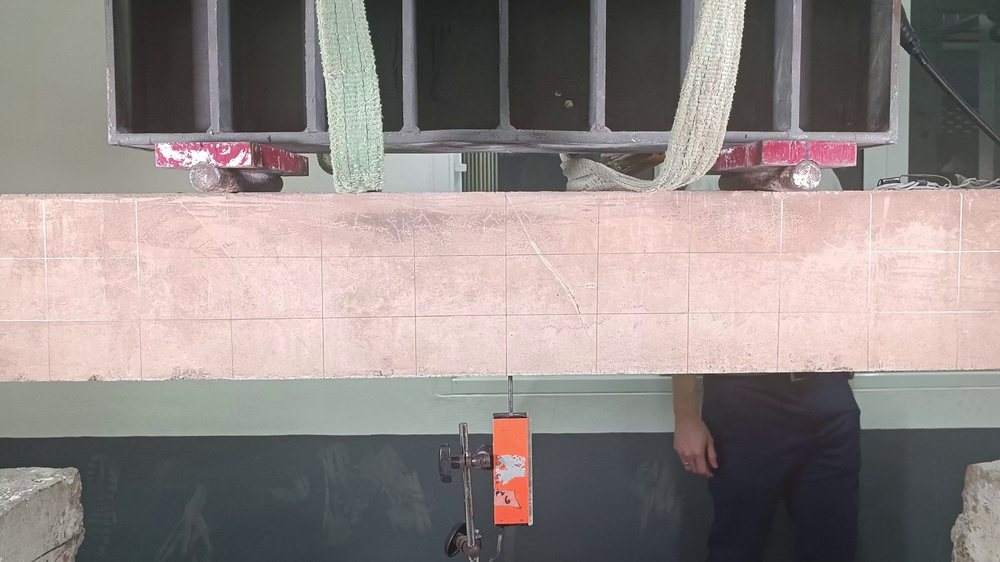
#> input picture code/images/frame_0000.jpg, 1000 x 562 px, shrunk from 3840 x 2160 before the run, found by its file name
$ python extract_grid.py
#> lines starting #> are read from the running program, lines starting #| are printed output that depends on the picture; after the words box and inside, x2 and y2 are one past the last pixel; in counts of white or black regions, pixels touching at a corner belong together
import cv2 as cv2
import numpy as np

import os


# Replace with the actual path to your image file in Google Drive
image_path = r'C:\Users\luca\Desktop\frames_720_final\frame_0000.jpg'
image = cv2.imread(image_path)
#> image is the input picture: shape (562, 1000, 3); mean B, G, R 133.5, 135.8, 144.6

if image is None:
    print("Error: Image not found at the specified path.")
else:
    # Convert the image to grayscale
    gray = cv2.cvtColor(image, cv2.COLOR_BGR2GRAY)
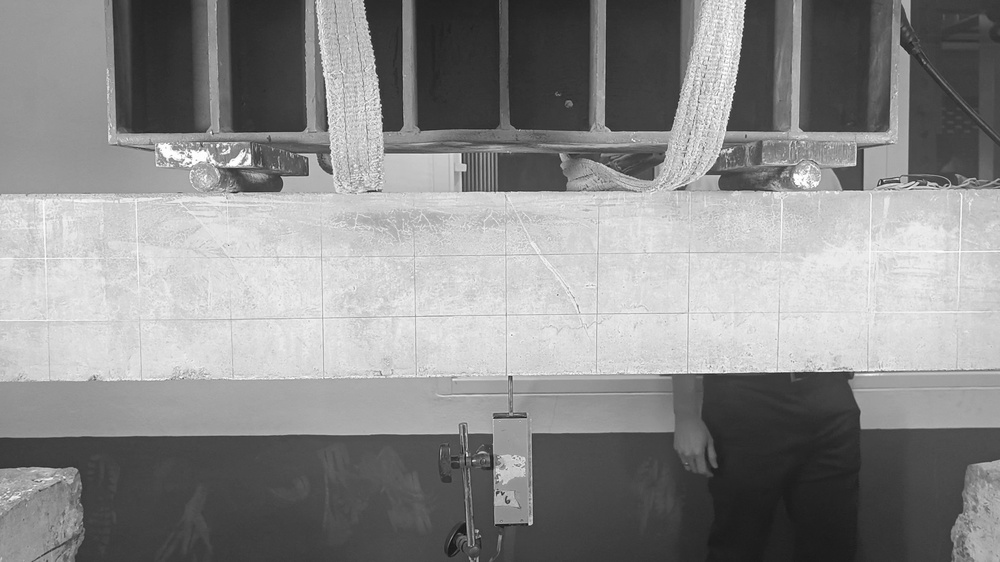
#> gray: shape (562, 1000); min 12, max 255, mean 138.2

    # Apply adaptive thresholding to get a binary image
    # Adjust the block size and C value as needed
    binary = cv2.adaptiveThreshold(~gray, 255, cv2.ADAPTIVE_THRESH_GAUSSIAN_C, cv2.THRESH_BINARY, 15, -2)
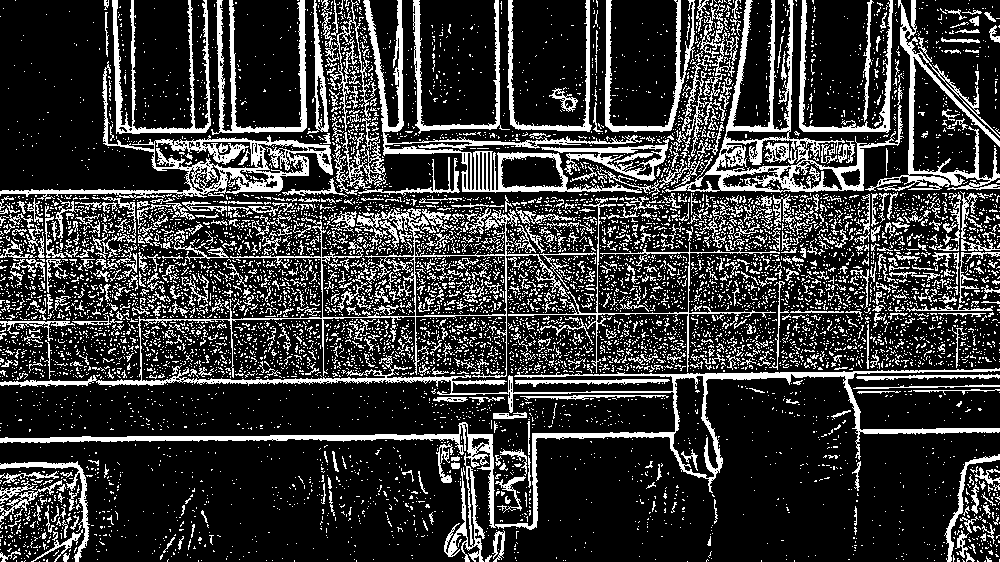
#> binary: shape (562, 1000); 21.9% white in thin lines or dots

    # Create horizontal and vertical kernels for morphological operations
    horizontal_kernel = cv2.getStructuringElement(cv2.MORPH_RECT, (25, 1))
    vertical_kernel = cv2.getStructuringElement(cv2.MORPH_RECT, (1, 25))

    # Apply morphological operations to detect horizontal lines
    detected_horizontal_lines = cv2.morphologyEx(binary, cv2.MORPH_OPEN, horizontal_kernel, iterations=2)
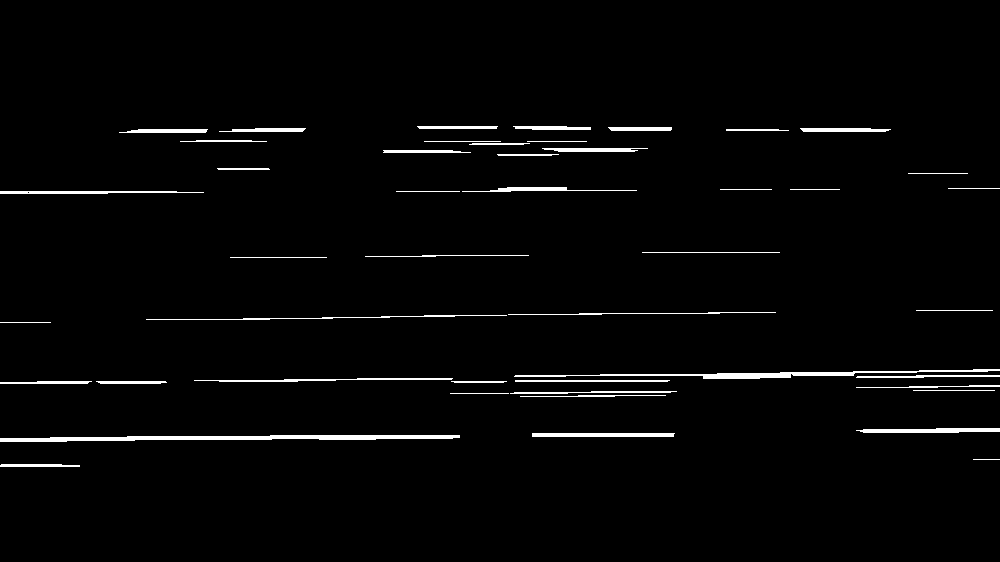
#> detected_horizontal_lines: shape (562, 1000); 2.2% white; 46 white regions, largest, box (x1, y1, x2, y2) and area: (0, 435, 460, 442) 1917, (514, 369, 1000, 379) 1393, (856, 428, 1000, 433) 581
    horizontal_coords = np.argwhere(detected_horizontal_lines > 0)
#> horizontal_coords = 12600 pairs, first value 126 to 466, second value 0 to 999

    # Apply morphological operations to detect vertical lines
    detected_vertical_lines = cv2.morphologyEx(binary, cv2.MORPH_OPEN, vertical_kernel, iterations=2)
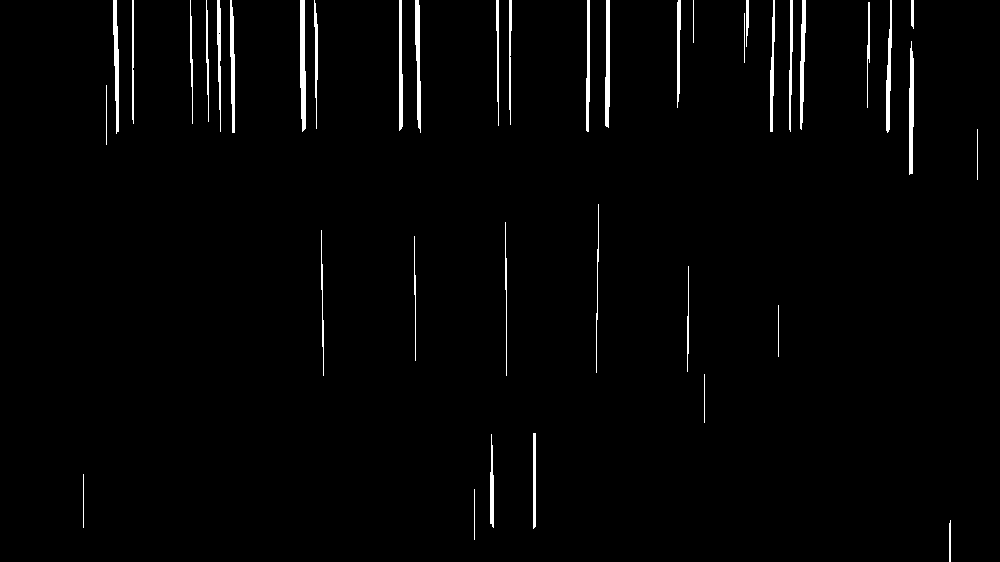
#> detected_vertical_lines: shape (562, 1000); 1.8% white; 39 white regions, largest, box (x1, y1, x2, y2) and area: (300, 0, 306, 132) 658, (605, 0, 610, 128) 538, (909, 41, 914, 175) 538
    vertical_coords = np.argwhere(detected_vertical_lines > 0)
#> vertical_coords = 10257 pairs, first value 0 to 561, second value 83 to 977

    # Draw the detected horizontal and vertical lines on the original image
    output_image = image.copy()
    for coord in horizontal_coords:
        cv2.circle(output_image, (coord[1], coord[0]), 1, (0, 255, 0), -1) # Green color for horizontal
#> this loop made 12600 passes
#> coord on passes 1 to 3: [126, 417], [126, 418], [126, 419]
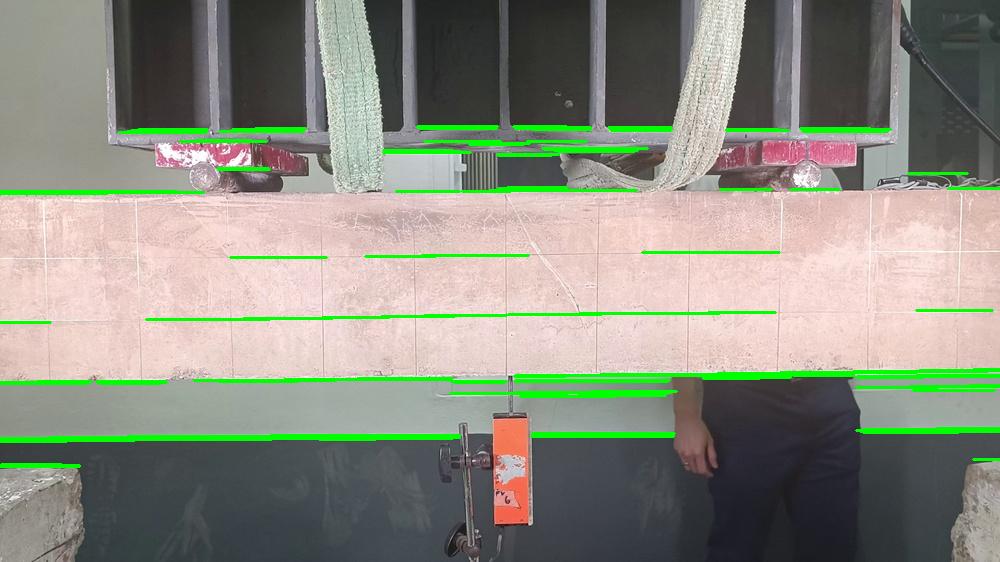
#> output_image: shape (562, 1000, 3); 4.28% of pixels changed, all inside (x1, y1, x2, y2) = (0, 125, 1000, 468)

    for coord in vertical_coords:
        cv2.circle(output_image, (coord[1], coord[0]), 1, (255, 0, 0), -1) # Blue color for vertical
#> this loop made 10257 passes
#> coord on passes 1 to 3: [0, 113], [0, 114], [0, 115]
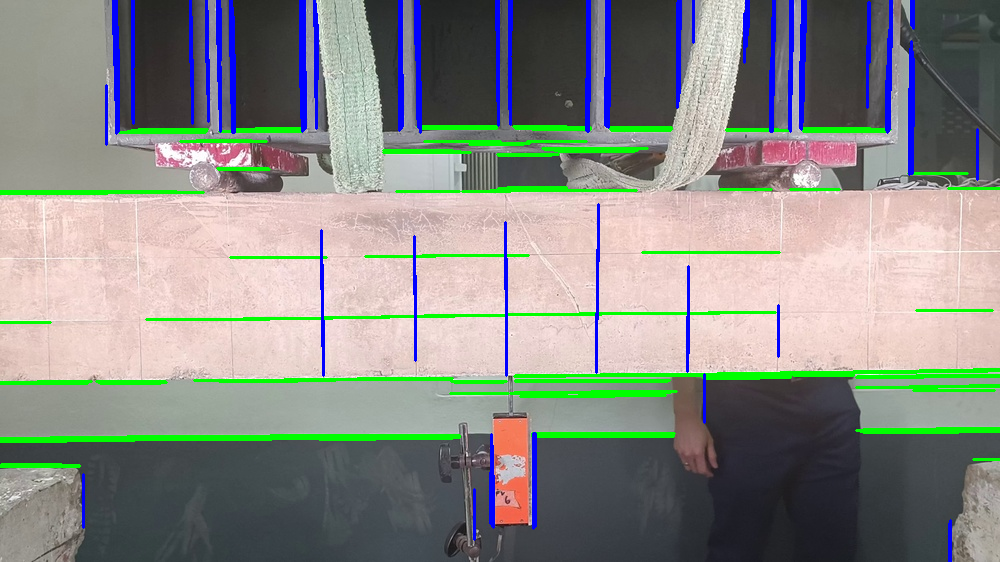
#> output_image: shape (562, 1000, 3); 3.29% of pixels changed, all inside (x1, y1, x2, y2) = (82, 0, 979, 562)


    # Display the original and processed images
    print("Original Image:")
    cv2.imshow("Original Image", image)

    print("\nBinary Image (after adaptive thresholding):")
    cv2.imshow("Binary Image (after adaptive thresholding)", binary)

    print("\nDetected Horizontal Lines:")
    cv2.imshow("Detected Horizontal Lines", detected_horizontal_lines)

    print("\nDetected Vertical Lines:")
    cv2.imshow("Detected Vertical Lines", detected_vertical_lines)

    print("\nOutput Image with Detected Lines Marked:")
    cv2.imshow("Output Image with Detected Lines Marked", output_image)
    cv2.waitKey(0)
    cv2.destroyAllWindows()

$ run again, with code/images/frame_0013.jpg copied over code/images/frame_0000.jpg
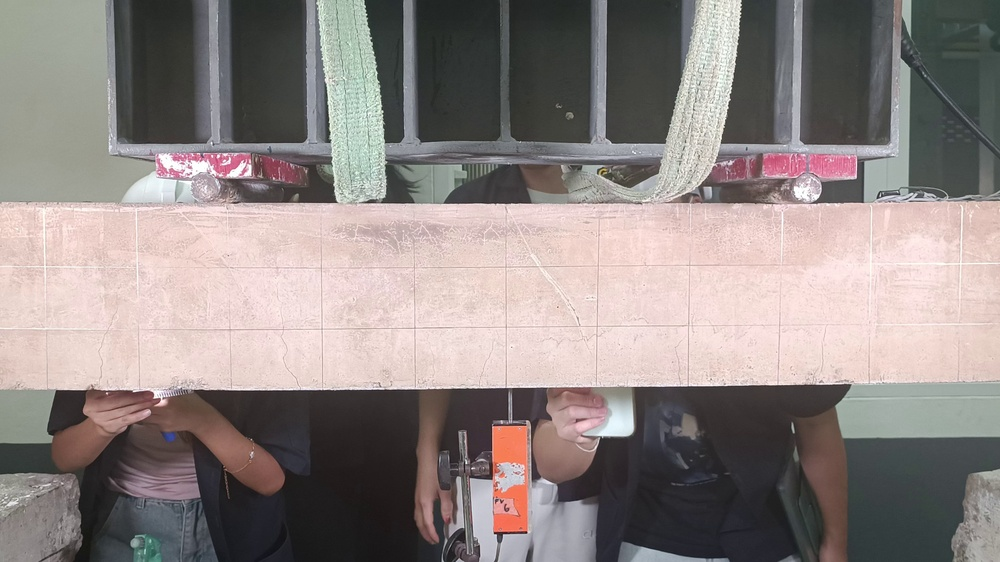
#> input picture code/images/frame_0013.jpg, 1000 x 562 px, shrunk from 3840 x 2160 before the run, found by its file name
#> image is the input picture: shape (562, 1000, 3); mean B, G, R 131.4, 133.8, 143.1
#> `binary = cv2.adaptiveThreshold(~gray, 255, cv2.ADAPTIVE_THRESH_GAUSSIA..`:
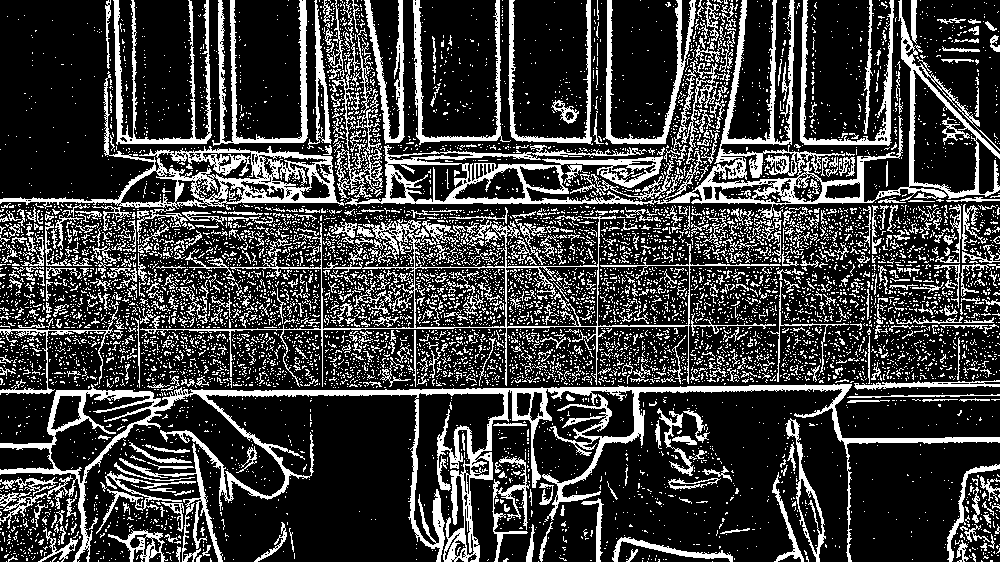
#> binary: shape (562, 1000); 24.1% white; 8686 white regions (8036 under 20 px), largest, box (x1, y1, x2, y2) and area: (0, 384, 1000, 562) 17731, (345, 0, 1000, 220) 15397, (0, 71, 344, 244) 6405
#> detected_horizontal_lines: shape (562, 1000); 2% white; 39 white regions, largest, box (x1, y1, x2, y2) and area: (190, 385, 852, 395) 2783, (140, 325, 690, 330) 710, (838, 437, 1000, 442) 686
#> horizontal_coords = 10971 pairs, first value 138 to 555, second value 0 to 999
#> detected_vertical_lines: shape (562, 1000); 2% white; 50 white regions, largest, box (x1, y1, x2, y2) and area: (301, 0, 306, 143) 679, (114, 0, 121, 145) 635, (606, 0, 611, 140) 577
#> vertical_coords = 11178 pairs, first value 0 to 561, second value 81 to 978
#> the loop `for coord in horizontal_coords:` made 10971 passes
#> coord on passes 1 to 3: [138, 418], [138, 419], [138, 420]
#> the loop `for coord in vertical_coords:` made 11178 passes
#> coord on passes 1 to 3: [0, 114], [0, 115], [0, 116]
#> after the loop `for coord in vertical_coords:`:
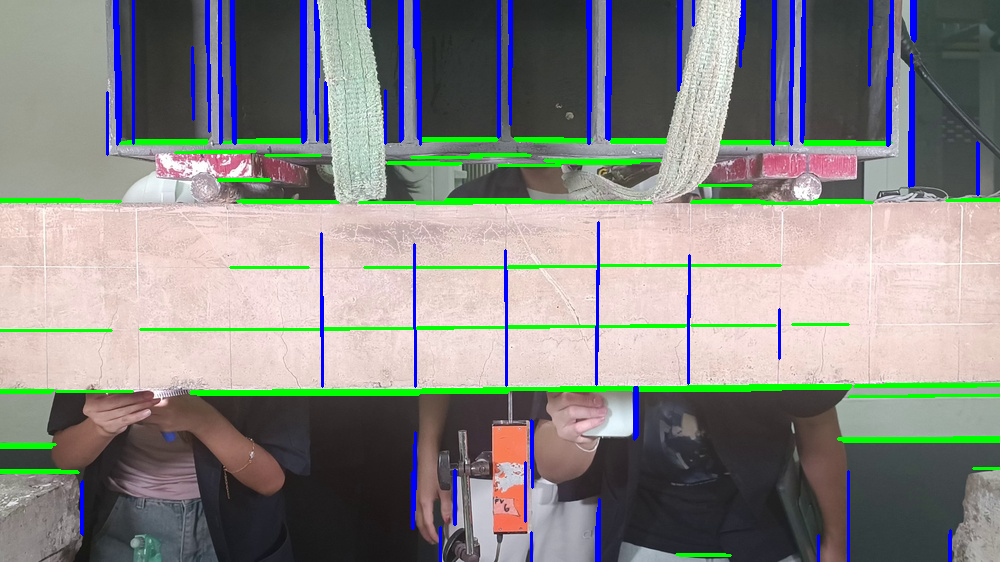
#> output_image: shape (562, 1000, 3); mean B, G, R 133, 135.1, 135

$ run again, with code/images/frame_0015.jpg copied over code/images/frame_0000.jpg
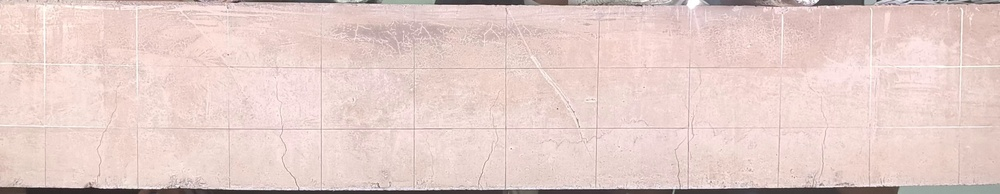
#> input picture code/images/frame_0015.jpg, 1000 x 194 px, shrunk from 3840 x 745 before the run, found by its file name
#> image is the input picture: shape (194, 1000, 3); mean B, G, R 201.5, 206.3, 229.6
#> `binary = cv2.adaptiveThreshold(~gray, 255, cv2.ADAPTIVE_THRESH_GAUSSIA..`:
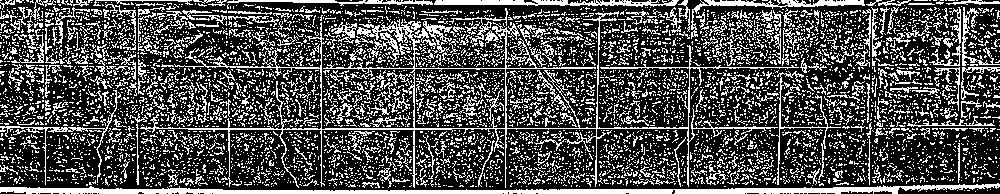
#> binary: shape (194, 1000); 30.4% white in thin lines or dots
#> detected_horizontal_lines: shape (194, 1000); 3.5% white; 16 white regions, largest, box (x1, y1, x2, y2) and area: (0, 185, 1000, 194) 4014, (156, 128, 689, 130) 746, (434, 1, 676, 5) 522
#> horizontal_coords = 6870 pairs, first value 0 to 193, second value 0 to 999
#> detected_vertical_lines: shape (194, 1000); 0.53% white in thin lines or dots, all inside (x1, y1, x2, y2) = (45, 12, 964, 188)
#> vertical_coords = 1032 pairs, first value 12 to 187, second value 45 to 963
#> the loop `for coord in horizontal_coords:` made 6870 passes
#> coord on passes 1 to 3: [0, 95], [0, 96], [0, 97]
#> the loop `for coord in vertical_coords:` made 1032 passes
#> coord on passes 1 to 3: [12, 963], [13, 963], [14, 963]
#> after the loop `for coord in vertical_coords:`:
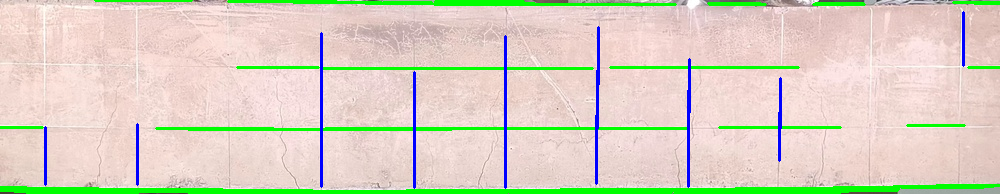
#> output_image: shape (194, 1000, 3); mean B, G, R 194, 210.8, 216.8

$ run again, with code/images/1080.jpg copied over code/images/frame_0000.jpg
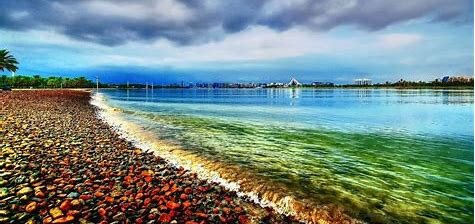
#> input picture code/images/1080.jpg, 475 x 224 px, found by its file name
#> image is the input picture: shape (224, 475, 3); mean B, G, R 133.2, 138.6, 115.5
#> `binary = cv2.adaptiveThreshold(~gray, 255, cv2.ADAPTIVE_THRESH_GAUSSIA..`:
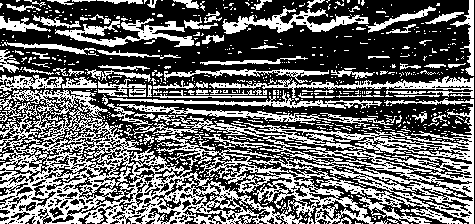
#> binary: shape (224, 475); 40.5% white in thin lines or dots
#> detected_horizontal_lines: shape (224, 475); 1.2% white in thin lines or dots, all inside (x1, y1, x2, y2) = (0, 24, 474, 116)
#> horizontal_coords = 1251 pairs, first value 24 to 115, second value 0 to 473
#> detected_vertical_lines: shape (224, 475); 0.44% white; 2 white regions, box (x1, y1, x2, y2) and area: (470, 0, 474, 76) 254, (472, 99, 474, 224) 216
#> vertical_coords = 470 pairs, first value 0 to 223, second value 470 to 473
#> the loop `for coord in horizontal_coords:` made 1251 passes
#> coord on passes 1 to 3: [24, 0], [24, 1], [24, 2]
#> the loop `for coord in vertical_coords:` made 470 passes
#> coord on passes 1 to 3: [0, 470], [0, 471], [0, 472]
#> after the loop `for coord in vertical_coords:`:
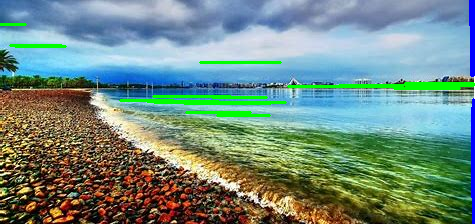
#> output_image: shape (224, 475, 3); mean B, G, R 130.1, 140.8, 112.5
